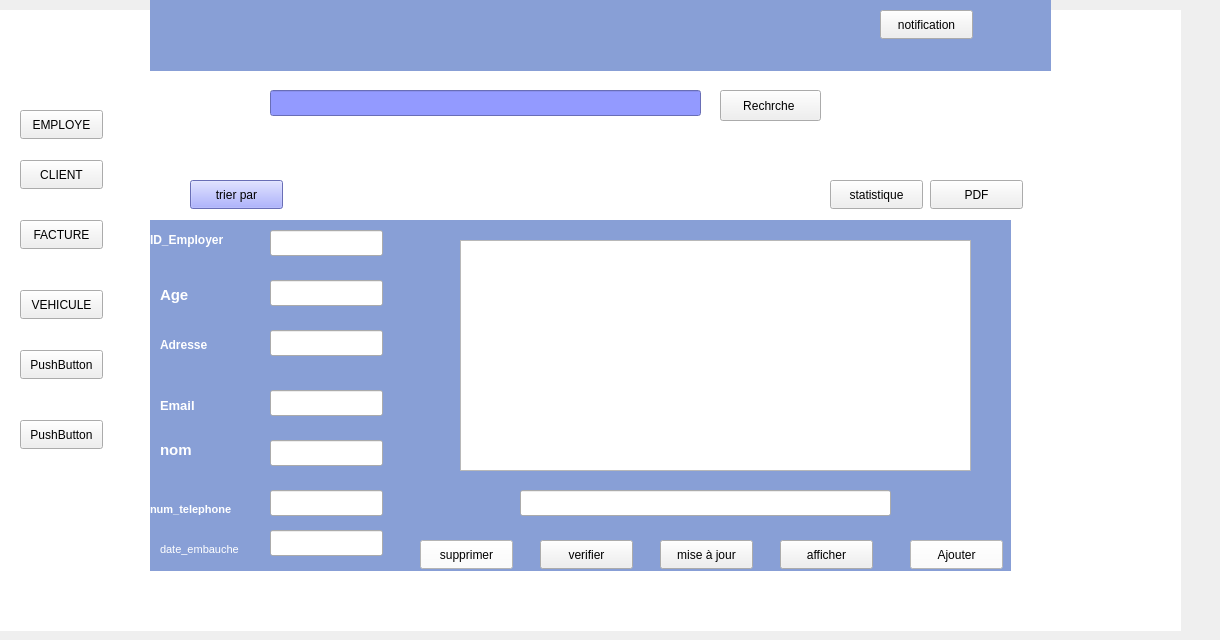
      <widget class="QWidget" name="employepage">
       <attribute name="title">
        <string>employé</string>
       </attribute>
       <widget class="QLabel" name="label">
        <property name="geometry">
         <rect>
          <x>-30</x>
          <y>10</y>
          <width>1211</width>
          <height>621</height>
         </rect>
        </property>
        <property name="styleSheet">
         <string notr="true">background-color: rgb(255, 255, 255);</string>
        </property>
        <property name="text">
         <string/>
        </property>
       </widget>
       <widget class="QLabel" name="label_3">
        <property name="geometry">
         <rect>
          <x>150</x>
          <y>0</y>
          <width>901</width>
          <height>71</height>
         </rect>
        </property>
        <property name="styleSheet">
         <string notr="true">background-color: rgb(136, 159, 214);</string>
        </property>
        <property name="text">
         <string/>
        </property>
       </widget>
       <widget class="QLabel" name="label_2">
        <property name="geometry">
         <rect>
          <x>0</x>
          <y>0</y>
          <width>151</width>
          <height>71</height>
         </rect>
        </property>
        <property name="text">
         <string/>
        </property>
        <property name="pixmap">
         <pixmap>../logo inter.png</pixmap>
        </property>
        <property name="scaledContents">
         <bool>true</bool>
        </property>
       </widget>
       <widget class="QLabel" name="label_68">
        <property name="geometry">
         <rect>
          <x>10</x>
          <y>580</y>
          <width>121</width>
          <height>20</height>
         </rect>
        </property>
        <property name="text">
         <string>&lt;html&gt;&lt;head/&gt;&lt;body&gt;&lt;p&gt;&lt;span style=&quot; color:#ffffff;&quot;&gt;se déconnecter&lt;/span&gt;&lt;/p&gt;&lt;/body&gt;&lt;/html&gt;</string>
        </property>
       </widget>
       <widget class="QLabel" name="label_74">
        <property name="geometry">
         <rect>
          <x>950</x>
          <y>10</y>
          <width>81</width>
          <height>61</height>
         </rect>
        </property>
        <property name="text">
         <string/>
        </property>
        <property name="pixmap">
         <pixmap>../15.png</pixmap>
        </property>
        <property name="scaledContents">
         <bool>true</bool>
        </property>
       </widget>
       <widget class="QLabel" name="label_73">
        <property name="geometry">
         <rect>
          <x>910</x>
          <y>10</y>
          <width>51</width>
          <height>51</height>
         </rect>
        </property>
        <property name="text">
         <string/>
        </property>
        <property name="pixmap">
         <pixmap>../6086198-icone-de-notification-pour-le-web-vectoriel.png</pixmap>
        </property>
        <property name="scaledContents">
         <bool>true</bool>
        </property>
       </widget>
       <widget class="QLabel" name="label_75">
        <property name="geometry">
         <rect>
          <x>940</x>
          <y>150</y>
          <width>91</width>
          <height>41</height>
         </rect>
        </property>
        <property name="text">
         <string/>
        </property>
        <property name="pixmap">
         <pixmap>../icone.webp</pixmap>
        </property>
        <property name="scaledContents">
         <bool>true</bool>
        </property>
       </widget>
       <widget class="QLabel" name="label_76">
        <property name="geometry">
         <rect>
          <x>150</x>
          <y>220</y>
          <width>861</width>
          <height>351</height>
         </rect>
        </property>
        <property name="styleSheet">
         <string notr="true">background-color: rgb(136, 159, 214);</string>
        </property>
        <property name="text">
         <string/>
        </property>
       </widget>
       <widget class="QPushButton" name="ajouterButton">
        <property name="geometry">
         <rect>
          <x>910</x>
          <y>540</y>
          <width>93</width>
          <height>29</height>
         </rect>
        </property>
        <property name="styleSheet">
         <string notr="true">
background-color: rgb(255, 255, 255);</string>
        </property>
        <property name="text">
         <string>Ajouter</string>
        </property>
       </widget>
       <widget class="QLabel" name="label_71">
        <property name="geometry">
         <rect>
          <x>150</x>
          <y>180</y>
          <width>31</width>
          <height>20</height>
         </rect>
        </property>
        <property name="text">
         <string/>
        </property>
        <property name="pixmap">
         <pixmap>../25321.png</pixmap>
        </property>
        <property name="scaledContents">
         <bool>true</bool>
        </property>
       </widget>
       <widget class="QPushButton" name="trier">
        <property name="geometry">
         <rect>
          <x>190</x>
          <y>180</y>
          <width>93</width>
          <height>29</height>
         </rect>
        </property>
        <property name="styleSheet">
         <string notr="true">background-color: rgb(147, 154, 255);</string>
        </property>
        <property name="text">
         <string>trier par</string>
        </property>
       </widget>
       <widget class="QPushButton" name="supprimerButton">
        <property name="geometry">
         <rect>
          <x>420</x>
          <y>540</y>
          <width>93</width>
          <height>29</height>
         </rect>
        </property>
        <property name="styleSheet">
         <string notr="true">background-color: rgb(252, 252, 252);</string>
        </property>
        <property name="text">
         <string>supprimer</string>
        </property>
       </widget>
       <widget class="QPushButton" name="miseajourButton">
        <property name="geometry">
         <rect>
          <x>660</x>
          <y>540</y>
          <width>93</width>
          <height>29</height>
         </rect>
        </property>
        <property name="text">
         <string>mise à jour</string>
        </property>
       </widget>
       <widget class="QLineEdit" name="l1">
        <property name="geometry">
         <rect>
          <x>270</x>
          <y>230</y>
          <width>113</width>
          <height>26</height>
         </rect>
        </property>
        <property name="text">
         <string/>
        </property>
       </widget>
       <widget class="QLabel" name="label_8">
        <property name="geometry">
         <rect>
          <x>150</x>
          <y>230</y>
          <width>91</width>
          <height>20</height>
         </rect>
        </property>
        <property name="text">
         <string>&lt;html&gt;&lt;head/&gt;&lt;body&gt;&lt;p&gt;&lt;span style=&quot; font-weight:700; color:#ffffff;&quot;&gt;ID_Employer&lt;/span&gt;&lt;/p&gt;&lt;/body&gt;&lt;/html&gt;</string>
        </property>
       </widget>
       <widget class="QLineEdit" name="l3">
        <property name="geometry">
         <rect>
          <x>270</x>
          <y>280</y>
          <width>113</width>
          <height>26</height>
         </rect>
        </property>
        <property name="text">
         <string/>
        </property>
       </widget>
       <widget class="QLineEdit" name="l6">
        <property name="geometry">
         <rect>
          <x>270</x>
          <y>330</y>
          <width>113</width>
          <height>26</height>
         </rect>
        </property>
        <property name="text">
         <string/>
        </property>
       </widget>
       <widget class="QLabel" name="label_10">
        <property name="geometry">
         <rect>
          <x>160</x>
          <y>280</y>
          <width>91</width>
          <height>31</height>
         </rect>
        </property>
        <property name="text">
         <string>&lt;html&gt;&lt;head/&gt;&lt;body&gt;&lt;p&gt;&lt;span style=&quot; font-size:11pt; font-weight:700; color:#ffffff;&quot;&gt;Age&lt;/span&gt;&lt;/p&gt;&lt;/body&gt;&lt;/html&gt;</string>
        </property>
       </widget>
       <widget class="QLabel" name="label_19">
        <property name="geometry">
         <rect>
          <x>160</x>
          <y>330</y>
          <width>91</width>
          <height>31</height>
         </rect>
        </property>
        <property name="text">
         <string>&lt;html&gt;&lt;head/&gt;&lt;body&gt;&lt;p&gt;&lt;span style=&quot; font-weight:700; color:#ffffff;&quot;&gt;Adresse&lt;/span&gt;&lt;/p&gt;&lt;/body&gt;&lt;/html&gt;</string>
        </property>
       </widget>
       <widget class="QLineEdit" name="l7">
        <property name="geometry">
         <rect>
          <x>270</x>
          <y>390</y>
          <width>113</width>
          <height>26</height>
         </rect>
        </property>
        <property name="text">
         <string/>
        </property>
       </widget>
       <widget class="QLabel" name="label_20">
        <property name="geometry">
         <rect>
          <x>160</x>
          <y>390</y>
          <width>91</width>
          <height>31</height>
         </rect>
        </property>
        <property name="text">
         <string>&lt;html&gt;&lt;head/&gt;&lt;body&gt;&lt;p&gt;&lt;span style=&quot; font-size:10pt; font-weight:700; color:#ffffff;&quot;&gt;Email&lt;/span&gt;&lt;/p&gt;&lt;/body&gt;&lt;/html&gt;</string>
        </property>
       </widget>
       <widget class="QLabel" name="label_21">
        <property name="geometry">
         <rect>
          <x>160</x>
          <y>440</y>
          <width>63</width>
          <height>20</height>
         </rect>
        </property>
        <property name="text">
         <string>&lt;html&gt;&lt;head/&gt;&lt;body&gt;&lt;p&gt;&lt;span style=&quot; font-size:11pt; font-weight:700; color:#ffffff;&quot;&gt;nom&lt;/span&gt;&lt;/p&gt;&lt;/body&gt;&lt;/html&gt;</string>
        </property>
       </widget>
       <widget class="QLineEdit" name="l2">
        <property name="geometry">
         <rect>
          <x>270</x>
          <y>440</y>
          <width>113</width>
          <height>26</height>
         </rect>
        </property>
        <property name="text">
         <string/>
        </property>
       </widget>
       <widget class="QLabel" name="label_22">
        <property name="geometry">
         <rect>
          <x>150</x>
          <y>500</y>
          <width>121</width>
          <height>20</height>
         </rect>
        </property>
        <property name="text">
         <string>&lt;html&gt;&lt;head/&gt;&lt;body&gt;&lt;p&gt;&lt;span style=&quot; font-size:8pt; font-weight:700; color:#ffffff;&quot;&gt;num_telephone&lt;/span&gt;&lt;/p&gt;&lt;/body&gt;&lt;/html&gt;</string>
        </property>
       </widget>
       <widget class="QLineEdit" name="l4">
        <property name="geometry">
         <rect>
          <x>270</x>
          <y>490</y>
          <width>113</width>
          <height>26</height>
         </rect>
        </property>
       </widget>
       <widget class="QLabel" name="label_23">
        <property name="geometry">
         <rect>
          <x>130</x>
          <y>590</y>
          <width>151</width>
          <height>20</height>
         </rect>
        </property>
        <property name="text">
         <string>&lt;html&gt;&lt;head/&gt;&lt;body&gt;&lt;p&gt;&lt;span style=&quot; font-size:8pt; font-weight:700; color:#ffffff;&quot;&gt;Date_embauche&lt;/span&gt;&lt;/p&gt;&lt;/body&gt;&lt;/html&gt;</string>
        </property>
       </widget>
       <widget class="QLineEdit" name="l5">
        <property name="geometry">
         <rect>
          <x>270</x>
          <y>530</y>
          <width>113</width>
          <height>26</height>
         </rect>
        </property>
       </widget>
       <widget class="QPushButton" name="afficherButton">
        <property name="geometry">
         <rect>
          <x>780</x>
          <y>540</y>
          <width>93</width>
          <height>29</height>
         </rect>
        </property>
        <property name="text">
         <string>afficher</string>
        </property>
       </widget>
       <widget class="QPushButton" name="PDF">
        <property name="geometry">
         <rect>
          <x>930</x>
          <y>180</y>
          <width>93</width>
          <height>29</height>
         </rect>
        </property>
        <property name="text">
         <string>PDF</string>
        </property>
       </widget>
       <widget class="QLabel" name="label_9">
        <property name="geometry">
         <rect>
          <x>160</x>
          <y>540</y>
          <width>141</width>
          <height>20</height>
         </rect>
        </property>
        <property name="text">
         <string>&lt;html&gt;&lt;head/&gt;&lt;body&gt;&lt;p&gt;&lt;span style=&quot; font-size:8pt; color:#ffffff;&quot;&gt;date_embauche&lt;/span&gt;&lt;/p&gt;&lt;/body&gt;&lt;/html&gt;</string>
        </property>
       </widget>
       <widget class="QTableView" name="tableView_employes">
        <property name="geometry">
         <rect>
          <x>460</x>
          <y>240</y>
          <width>511</width>
          <height>231</height>
         </rect>
        </property>
       </widget>
       <widget class="QPushButton" name="Rechrche">
        <property name="geometry">
         <rect>
          <x>720</x>
          <y>90</y>
          <width>101</width>
          <height>31</height>
         </rect>
        </property>
        <property name="text">
         <string>Rechrche </string>
        </property>
       </widget>
       <widget class="QLabel" name="label_24">
        <property name="geometry">
         <rect>
          <x>420</x>
          <y>90</y>
          <width>63</width>
          <height>20</height>
         </rect>
        </property>
        <property name="styleSheet">
         <string notr="true">alternate-background-color: rgb(0, 0, 0);</string>
        </property>
        <property name="text">
         <string/>
        </property>
       </widget>
       <widget class="QLineEdit" name="l11">
        <property name="geometry">
         <rect>
          <x>270</x>
          <y>90</y>
          <width>431</width>
          <height>26</height>
         </rect>
        </property>
        <property name="styleSheet">
         <string notr="true">alternate-background-color: rgb(0, 0, 0);
background-color: rgb(147, 154, 255);</string>
        </property>
       </widget>
       <widget class="QPushButton" name="statistique">
        <property name="geometry">
         <rect>
          <x>830</x>
          <y>180</y>
          <width>93</width>
          <height>29</height>
         </rect>
        </property>
        <property name="text">
         <string>statistique</string>
        </property>
       </widget>
       <widget class="QPushButton" name="notification">
        <property name="geometry">
         <rect>
          <x>880</x>
          <y>10</y>
          <width>93</width>
          <height>29</height>
         </rect>
        </property>
        <property name="text">
         <string>notification</string>
        </property>
       </widget>
       <widget class="QPushButton" name="verifier">
        <property name="geometry">
         <rect>
          <x>540</x>
          <y>540</y>
          <width>93</width>
          <height>29</height>
         </rect>
        </property>
        <property name="text">
         <string>verifier</string>
        </property>
       </widget>
       <widget class="QLineEdit" name="matriculeInput">
        <property name="geometry">
         <rect>
          <x>520</x>
          <y>490</y>
          <width>371</width>
          <height>26</height>
         </rect>
        </property>
       </widget>
       <widget class="QPushButton" name="employee1">
        <property name="geometry">
         <rect>
          <x>20</x>
          <y>110</y>
          <width>83</width>
          <height>29</height>
         </rect>
        </property>
        <property name="text">
         <string>EMPLOYE</string>
        </property>
       </widget>
       <widget class="QPushButton" name="client1">
        <property name="geometry">
         <rect>
          <x>20</x>
          <y>160</y>
          <width>83</width>
          <height>29</height>
         </rect>
        </property>
        <property name="text">
         <string>CLIENT</string>
        </property>
       </widget>
       <widget class="QPushButton" name="facture">
        <property name="geometry">
         <rect>
          <x>20</x>
          <y>220</y>
          <width>83</width>
          <height>29</height>
         </rect>
        </property>
        <property name="text">
         <string>FACTURE</string>
        </property>
       </widget>
       <widget class="QPushButton" name="vehicule">
        <property name="geometry">
         <rect>
          <x>20</x>
          <y>290</y>
          <width>83</width>
          <height>29</height>
         </rect>
        </property>
        <property name="text">
         <string>VEHICULE</string>
        </property>
       </widget>
       <widget class="QPushButton" name="pushButton_5">
        <property name="geometry">
         <rect>
          <x>20</x>
          <y>350</y>
          <width>83</width>
          <height>29</height>
         </rect>
        </property>
        <property name="text">
         <string>PushButton</string>
        </property>
       </widget>
       <widget class="QPushButton" name="pushButton_6">
        <property name="geometry">
         <rect>
          <x>20</x>
          <y>420</y>
          <width>83</width>
          <height>29</height>
         </rect>
        </property>
        <property name="text">
         <string>PushButton</string>
        </property>
       </widget>
      </widget>
